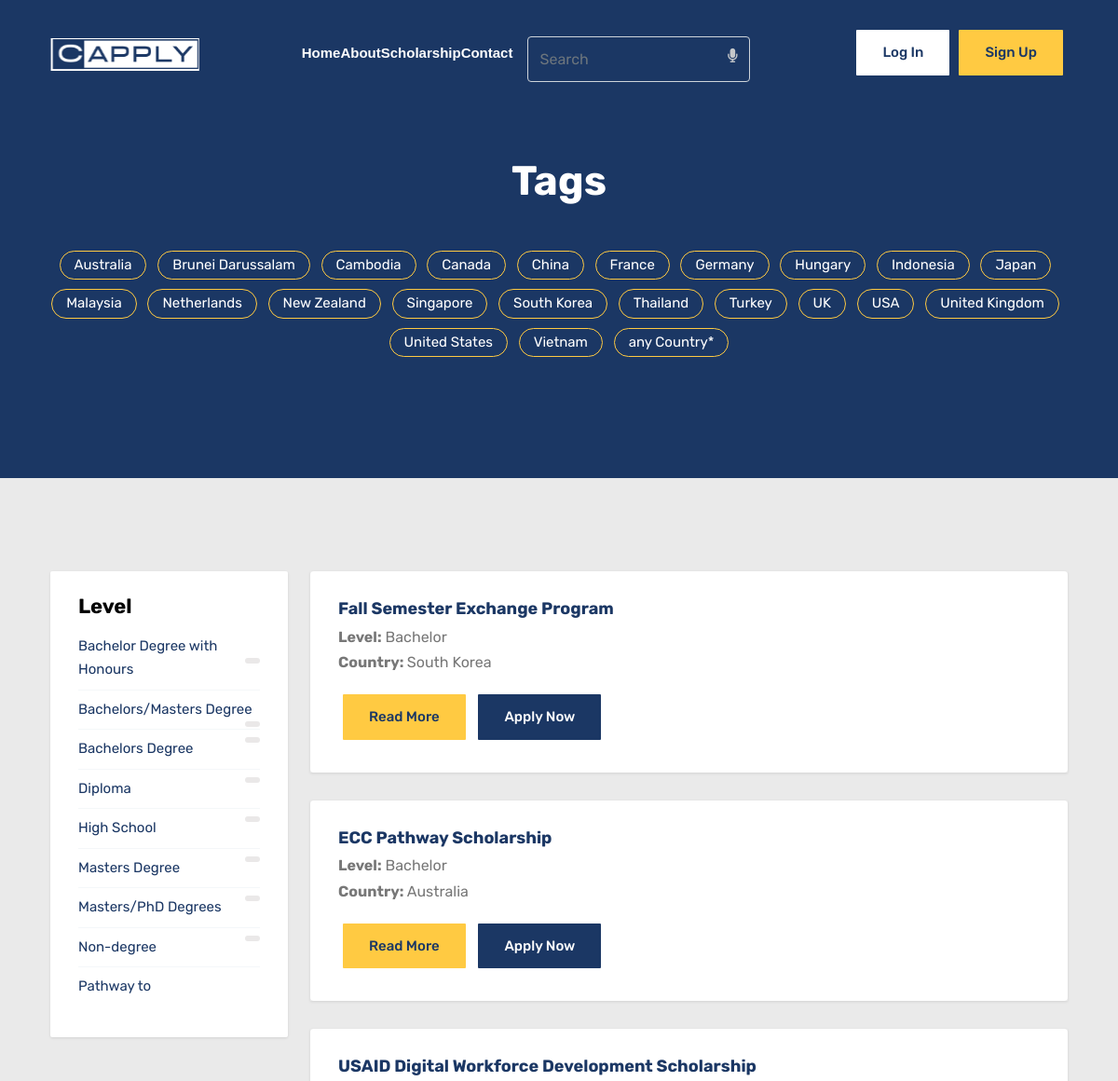
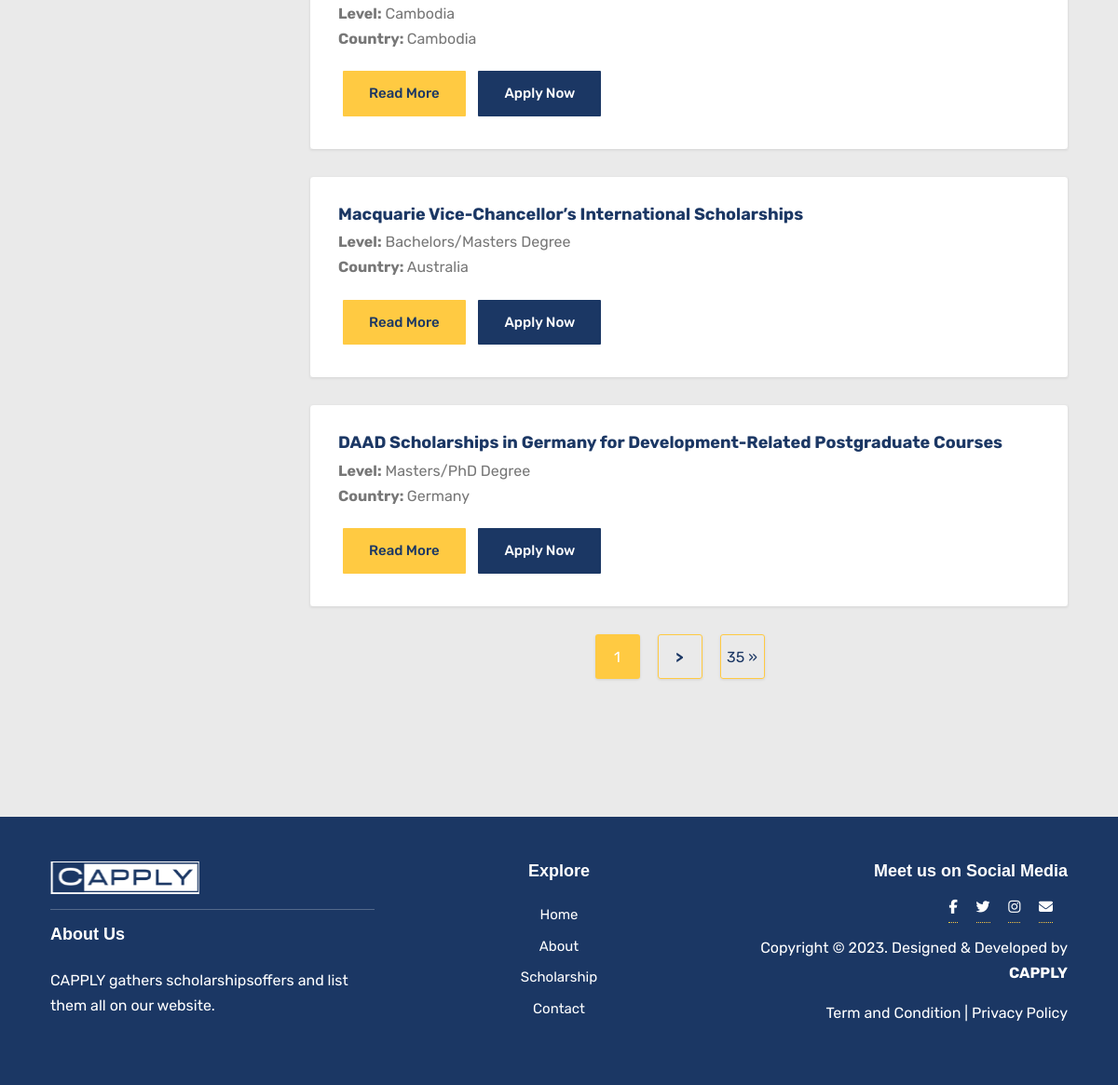
Page /scholarship on the committed database (2 pictures, top to bottom).
### category/models.py (models this page shows, shortened)
class Country(models.Model):
    id = models.BigAutoField(primary_key=True)
    name = models.CharField(max_length=255)
    def __str__(self):
        return self.name

class Level(models.Model):
    id = models.AutoField(primary_key=True)
    name = models.CharField(max_length=120)
    def __str__(self):
        return self.name

class Scholarship(models.Model):
    id = models.BigAutoField(primary_key=True)
    level = models.CharField(max_length=120)
    school = models.CharField(max_length=200)
    deadline = models.DateField(null=True)
    more_info = models.TextField()
    description = models.TextField(blank=True, null=True, max_length=275)
    link_web = models.CharField(max_length=200)
    country = models.CharField(max_length=120)
    default_slug = slugify(random_slug())
    slug = models.SlugField(null=False, unique=True)
    def get_absolute_url(self):
        return reverse("scholarship_detail", kwargs={"slug": self.slug})

### category/views.py (the view)
# urls.py: path('scholarship', list_scholarship, name = 'scholarship'),
def list_scholarship(request):
    scholarships_lists = Scholarship.objects.all().order_by('?')
    country_lists = Country.objects.all()
    level_lists = Level.objects.all()
    p = Paginator(scholarships_lists.all(), 5)
    page = request.GET.get('page')
    scholarships = p.get_page(page)
    return render(request,'category/category.html',{'scholarships_lists': scholarships_lists,
    'scholarships': scholarships, 'country_lists': country_lists,'level_lists':level_lists})

### templates/category/category.html (shortened to what this page needs)
{% extends 'base.html' %}
{% block content %}
{% include 'category/snippets/tag_snippets.html' %}
<section class="section-sm">
	<div class="container">
		<div class="row">
			<div class="col-lg-3 col-md-4">
				{% include 'category/snippets/category_sidebar_snippets.html' %}
			</div>
			<div class="col-lg-9 col-md-8">
				<div class="product-grid-list">
					<div class="row">
						{% for scholarship in scholarships %}
						<div class="ad-listing-list">
							<div class="product-item">
								<div class="card">
									<div class="card-body">
										<h4 class="card-title"><a
												href="{{ scholarship.get_absolute_url }}">{{scholarship.school}}</a>
										</h4>
										<p class="card-text"><strong>Level:</strong> {{scholarship.level}}<br>
											<strong>Country: </strong> {{scholarship.country}}<br>
										</p>
										<a href="{{ scholarship.get_absolute_url }}" id="read_more"
											class="btn btn-primary">Read more</a>
										<a href="{{scholarship.more_info}}" class="btn btn-secondary">Apply now</a>
									</div>
								</div>
							</div>
						</div>
						{% endfor %}
					</div>
				</div>
				<div class="pagination justify-content-center">
					<nav aria-label="Page navigation example">
						<ul class="pagination">
							<li class="page-item active"><a class="page-link"
									href="?page={{scholarships.paginator.num_pages}}">{{scholarships.number}}
								</a></li>
							{% if scholarships.has_next %}
							<li class="page-item"><a class="page-link"
									href="?page={{scholarships.next_page_number}}"><strong>
										> </strong></a></li>
							<li class="page-item"><a class="page-link"
									href="?page={{scholarships.paginator.num_pages}}">{{scholarships.paginator.num_pages}}
									&raquo</a></li>
							{% endif %}
						</ul>
					</nav>
				</div>
			</div>
		</div>
	</div>
</section>
{% endblock content %}

### templates/category/snippets/tag_snippets.html
<section class="section bg-primary">
	<div class="text-center">
		<div class="container">
			<div class="row">
				<div class="col-lg-12 mx-auto">
                    {% if country %}
					<h1 class="mb-5 pt-5 text-white">Tags #{{country}} </h1>
                    {% else %}
                    <h1 class="mb-5 pt-5 directory text-white">Tags</h1>
					<ul class="widget-list-inline ">
						{% for country_tag in country_lists %}
                        {% if country_tag == country %}
						<li class="list-inline-item"><a href=" /scholarship/tag/{{country}}" class="text-white">#{{ country }}</a></li>
                        {% else %}
						<li class="list-inline-item"><a href=" /scholarship/tag/{{country_tag}}" class="text-white">{{ country_tag }}</a></li>
                        {% endif %}
						{% endfor %}
					</ul>
                    {% endif %}
				</div>
			</div>
		</div>
	</div>
</section>

### templates/category/snippets/category_sidebar_snippets.html
<div class="category-sidebar">
    <div class="widget category-list">
        <h4 class="widget-header">Level</h4>
        <ul class="category-list ">
            {% for level_tag in level_lists %}
            <li><a href=" /scholarship/tag/level/{{level_tag}}">{{ level_tag }}<span>{{x }}</span></a></li>
            {% endfor %}
        </ul>
    </div>
</div>

### static/css/category.css (style rules this page uses)
:root { --bs-blue: #1B3764; --bs-yellow: #FFCA42; }
ul.pagination li { margin-right: 10px; }
ul.pagination li a { border-radius: 3px !important; font-size: 16px; padding: 0; height: 50px; width: 50px; line-height: 50px; text-align: center; border-color: transparent; box-shadow: 0px 1px 3px 0px rgba(0, 0, 0, 0.1); color: #ffffff; }
ul.pagination .active a { background-color: #f3b415 !important; color: #fff !important; border-color: transparent !important; }
ol, ul { margin: 0; padding: 0; list-style: none; }
a { transition: all 0.3s ease-in 0s; }
.section { padding: 100px 0; }
.section-sm { padding: 70px 0; }
ul.pagination li a { border-radius: 3px !important; font-size: 16px; padding: 0; height: 40px; width: 40px; line-height: 40px; text-align: center; border-color: transparent; box-shadow: 0px 1px 3px 0px rgba(0, 0, 0, 0.1); color: #666; }
ul.pagination .active a { background-color: var(--bs-yellow) !important; color: #fff !important; border-color: transparent !important; }
.bg-light { background: #fff; }
.list-inline-item a, .list-inline-item span a { padding: 7px 0 !important; }
p.list-inline-item, .list-inline-item a, .list-inline-item span a { color: var(--bs-blue) !important; }
.widget-list-inline li { margin-bottom: 10px !important; }
.widget-list-inline li a { padding: 2px 15px !important; border: 1px solid var(--bs-yellow) !important; border-radius: 30px !important; display: block !important; color: #fff !important; }
.product-item { box-shadow: 0px 1px 3px 0px rgba(0, 0, 0, 0.1); margin-bottom: 30px; }
.product-item .card { border: none; }
.product-item .card .card-body { padding: 30px; transition: all linear 0.3s; }
.product-item .card .card-body .card-title { font-size: 18px; margin-bottom: 5px; }
.product-item .card .card-body .card-text { color: #777; }
.widget { background: #fff; box-shadow: 0px 1px 3px 0px rgba(0, 0, 0, 0.1); padding: 25px 30px 30px; margin-bottom: 30px; border-radius: 2px; }
.widget.category-list ul { max-height: 50vh; margin-bottom: 10px; overflow-y: scroll; -webkit-overflow-scrolling: touch; }
.widget.category-list ul li:not(:last-child) { border-bottom: 1px solid #F4F7F9; }
.widget.category-list ul li a { padding: 8px 0; display: block; transition: all linear 0.3s; }
.widget.category-list ul li a span { float: right; font-size: 10px; background: #eae8e8; border-radius: 10px; padding: 3px 8px; color: #7fc0f2; }

### rows in the picture
Country: name "Australia"
Country: name "Brunei Darussalam"
Country: name "Cambodia"
Country: name "Canada"
Country: name "China"
Country: name "France"
Country: name "Germany"
Country: name "Hungary"
Country: name "Indonesia"
Country: name "Japan"
Country: name "Malaysia"
Country: name "Netherlands"
Country: name "New Zealand"
Country: name "Singapore"
Country: name "South Korea"
Country: name "Thailand"
Country: name "Turkey"
Country: name "UK"
Country: name "USA"
Country: name "United Kingdom"
Country: name "United States"
Country: name "Vietnam"
Country: name "any Country*"
Level: name "Bachelor Degree with Honours"
Level: name "Bachelors/Masters Degree"
Level: name "Bachelors Degree"
Level: name "Diploma"
Level: name "High School"
Level: name "Masters Degree"
Level: name "Masters/PhD Degrees"
Level: name "Non-degree"
Level: name "Pathway to…"
Scholarship: school "Fall Semester Exchange Program", level "Bachelor", country "South Korea"
Scholarship: school "ECC Pathway Scholarship", level "Bachelor", country "Australia"
Scholarship: school "USAID Digital Workforce Development Scholarship", level "Cambodia", country "Cambodia"
Scholarship: school "Macquarie Vice-Chancellor’s International Scholarships", level "Bachelors/Masters Degree", country "Australia"
Scholarship: school "DAAD Scholarships in Germany for Development-Related Postgraduate Courses", level "Masters/PhD Degree", country "Germany"

### other values in the picture
{{ scholarships.number }} "1"
{{ scholarships.paginator.num_pages }} "35"
